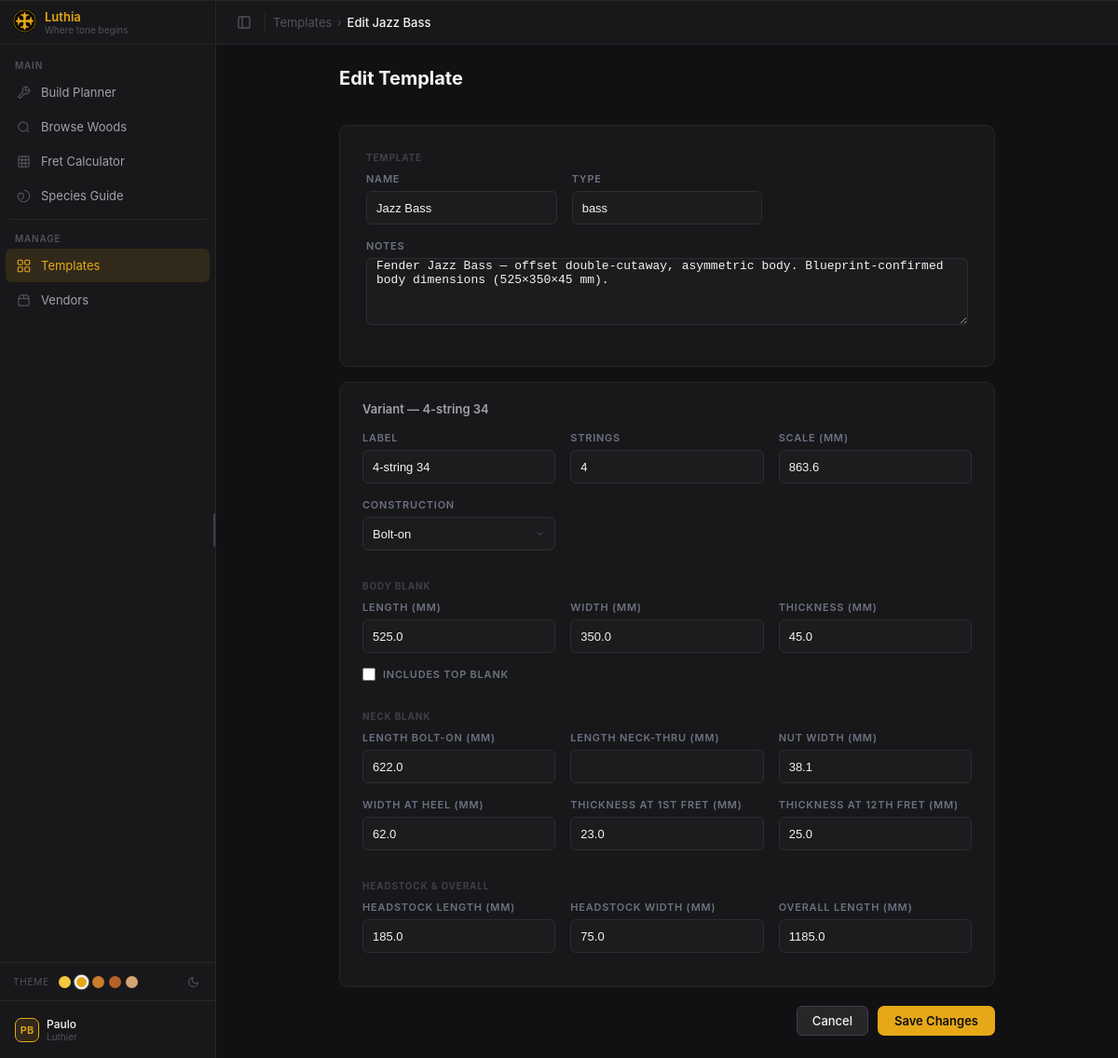
/templates/1/edit, run on the app's committed database.
### models.py (models this page shows)
class InstrumentTemplate(db.Model):
    __tablename__ = 'instrument_templates'
    template_id     = db.Column(db.Integer, primary_key=True)
    name            = db.Column(db.String(100), unique=True, nullable=False)
    instrument_type = db.Column(db.String(50), default='bass')  # 'bass', 'guitar' etc.
    notes           = db.Column(db.Text)
    created_at      = db.Column(db.DateTime, default=datetime.utcnow)
    variants = db.relationship('TemplateVariant', back_populates='template',
                               cascade='all, delete-orphan')
    builds   = db.relationship('Build', back_populates='template')

class TemplateVariant(db.Model):
    __tablename__ = 'template_variants'
    variant_id    = db.Column(db.Integer, primary_key=True)
    template_id   = db.Column(db.Integer, db.ForeignKey('instrument_templates.template_id'),
                               nullable=False)
    label         = db.Column(db.String(100), nullable=False)  # e.g. '4-string 34"'
    strings       = db.Column(db.Integer, nullable=False, default=4)
    scale_mm      = db.Column(db.Float, nullable=False, default=864.0)  # 34" = 863.6 mm
    body_length_mm    = db.Column(db.Float)
    body_width_mm     = db.Column(db.Float)
    body_thickness_mm = db.Column(db.Float)
    neck_length_mm        = db.Column(db.Float)  # bolt-on: nut to heel
    neck_length_thru_mm   = db.Column(db.Float)  # neck-through: nut to body tail
    neck_thickness_1f_mm  = db.Column(db.Float)  # thickness at 1st fret
    neck_thickness_12f_mm = db.Column(db.Float)  # thickness at 12th fret
    nut_width_mm          = db.Column(db.Float)
    neck_width_heel_mm    = db.Column(db.Float)  # width at heel / 24th fret end
    headstock_length_mm = db.Column(db.Float)
    headstock_width_mm  = db.Column(db.Float)
    overall_length_mm = db.Column(db.Float)
    construction = db.Column(db.String(20), default='bolt-on')  # 'bolt-on' or 'neck-through'
    has_top      = db.Column(db.Boolean, default=False)
    created_at = db.Column(db.DateTime, default=datetime.utcnow)
    template = db.relationship('InstrumentTemplate', back_populates='variants')
    builds   = db.relationship('Build', back_populates='variant')

### routes/templates.py (the view)
@templates_bp.route('/templates/<int:template_id>/edit', methods=['GET', 'POST'])
def templates_edit(template_id):
    t      = InstrumentTemplate.query.get_or_404(template_id)
    errors = []
    if request.method == 'POST':
        errors = _save_template(t)
        if not errors:
            return '<script>window.location="/templates"</script>'
    variants = sorted(t.variants, key=lambda v: (v.strings, v.scale_mm))
    return render_template(
        'templates/edit.html',
        t=t,
        variants=variants,
        errors=errors,
        active_nav='templates',
        breadcrumb=[('Templates', '/templates'), (f'Edit {t.name}', None)],
        page_title=f'Luthia · Templates · Edit {t.name}',
    )

### templates/templates/edit.html (shortened to what this page needs)
{% extends 'base.html' %}
{% from 'macros/instrument_templates.html' import variant_edit %}
{% block extra_css %}
<link rel="stylesheet" href="/static/builds.css">
{% endblock %}
{% block content %}
<div class="builds-wrap builds-wrap--narrow" style="max-width:760px;">
  <div class="page-title-bar">
    <div class="page-title">Edit Template</div>
  </div>
  <form method="POST">
    <div class="form-card" style="margin-bottom:16px;">
      <div class="tpl-edit-section-label" style="margin-top:0;">Template</div>
      <div class="tpl-edit-grid">
        <div class="form-group">
          <label class="filter-label">Name</label>
          <input type="text" name="name" class="filter-input" value="{{ t.name }}" required>
        </div>
        <div class="form-group">
          <label class="filter-label">Type</label>
          <input type="text" name="instrument_type" class="filter-input"
                 value="{{ t.instrument_type or '' }}" placeholder="e.g. bass, guitar">
        </div>
      </div>
      <div class="form-group">
        <label class="filter-label">Notes</label>
        <textarea name="notes" class="filter-input"
                  style="height:72px;resize:vertical;">{{ t.notes or '' }}</textarea>
      </div>
    </div>
    {% for v in variants %}
      {{ variant_edit(v) }}
    {% endfor %}
    <div style="display:flex;justify-content:flex-end;gap:10px;margin-top:20px;">
      <a href="/templates" class="btn-primary">Cancel</a>
      <button type="submit" class="btn-new-build">Save Changes</button>
    </div>
  </form>
</div>
{% endblock %}

### templates/macros/instrument_templates.html (shortened to what this page needs)
{% macro variant_edit(v) %}
{% set prefix = 'v' ~ v.variant_id ~ '_' %}
<div class="tpl-edit-variant">
  <div class="tpl-edit-variant-title">Variant — {{ v.label }}</div>
  <div class="tpl-edit-grid">
    <div class="form-group">
      <label class="filter-label">Label</label>
      <input type="text" name="{{ prefix }}label" class="filter-input" value="{{ v.label }}" required>
    </div>
    <div class="form-group">
      <label class="filter-label">Strings</label>
      <input type="number" name="{{ prefix }}strings" class="filter-input" value="{{ v.strings }}" min="1" max="12" required>
    </div>
    <div class="form-group">
      <label class="filter-label">Scale (mm)</label>
      <input type="number" name="{{ prefix }}scale_mm" class="filter-input" value="{{ v.scale_mm if v.scale_mm is not none else '' }}" step="0.1" required>
    </div>
    <div class="form-group">
      <label class="filter-label">Construction</label>
      <select name="{{ prefix }}construction" class="filter-select">
        <option value="bolt-on" {% if v.construction == 'bolt-on' %}selected{% endif %}>Bolt-on</option>
      </select>
    </div>
  </div>
  <div class="tpl-edit-section-label">Body Blank</div>
  <div class="tpl-edit-grid">
    <div class="form-group">
      <label class="filter-label">Length (mm)</label>
      <input type="number" name="{{ prefix }}body_length_mm" class="filter-input" value="{{ v.body_length_mm if v.body_length_mm is not none else '' }}" step="0.1">
    </div>
    <div class="form-group">
      <label class="filter-label">Width (mm)</label>
      <input type="number" name="{{ prefix }}body_width_mm" class="filter-input" value="{{ v.body_width_mm if v.body_width_mm is not none else '' }}" step="0.1">
    </div>
    <div class="form-group">
      <label class="filter-label">Thickness (mm)</label>
      <input type="number" name="{{ prefix }}body_thickness_mm" class="filter-input" value="{{ v.body_thickness_mm if v.body_thickness_mm is not none else '' }}" step="0.1">
    </div>
    <div class="form-group">
      <label class="filter-label" style="display:flex;align-items:center;gap:8px;">
        <input type="checkbox" name="{{ prefix }}has_top" value="1" {% if v.has_top %}checked{% endif %}
               class="accent-checkbox" style="width:14px;height:14px;">
        Includes top blank
      </label>
    </div>
  </div>
  <div class="tpl-edit-section-label">Neck Blank</div>
  <div class="tpl-edit-grid">
    <div class="form-group">
      <label class="filter-label">Length bolt-on (mm)</label>
      <input type="number" name="{{ prefix }}neck_length_mm" class="filter-input" value="{{ v.neck_length_mm if v.neck_length_mm is not none else '' }}" step="0.1">
    </div>
    <div class="form-group">
      <label class="filter-label">Length neck-thru (mm)</label>
      <input type="number" name="{{ prefix }}neck_length_thru_mm" class="filter-input" value="{{ v.neck_length_thru_mm if v.neck_length_thru_mm is not none else '' }}" step="0.1">
    </div>
    <div class="form-group">
      <label class="filter-label">Nut width (mm)</label>
      <input type="number" name="{{ prefix }}nut_width_mm" class="filter-input" value="{{ v.nut_width_mm if v.nut_width_mm is not none else '' }}" step="0.1">
    </div>
    <div class="form-group">
      <label class="filter-label">Width at heel (mm)</label>
      <input type="number" name="{{ prefix }}neck_width_heel_mm" class="filter-input" value="{{ v.neck_width_heel_mm if v.neck_width_heel_mm is not none else '' }}" step="0.1">
    </div>
    <div class="form-group">
      <label class="filter-label">Thickness at 1st fret (mm)</label>
      <input type="number" name="{{ prefix }}neck_thickness_1f_mm" class="filter-input" value="{{ v.neck_thickness_1f_mm if v.neck_thickness_1f_mm is not none else '' }}" step="0.1">
    </div>
    <div class="form-group">
      <label class="filter-label">Thickness at 12th fret (mm)</label>
      <input type="number" name="{{ prefix }}neck_thickness_12f_mm" class="filter-input" value="{{ v.neck_thickness_12f_mm if v.neck_thickness_12f_mm is not none else '' }}" step="0.1">
    </div>
  </div>
  <div class="tpl-edit-section-label">Headstock &amp; Overall</div>
  <div class="tpl-edit-grid">
    <div class="form-group">
      <label class="filter-label">Headstock length (mm)</label>
      <input type="number" name="{{ prefix }}headstock_length_mm" class="filter-input" value="{{ v.headstock_length_mm if v.headstock_length_mm is not none else '' }}" step="0.1">
    </div>
    <div class="form-group">
      <label class="filter-label">Headstock width (mm)</label>
      <input type="number" name="{{ prefix }}headstock_width_mm" class="filter-input" value="{{ v.headstock_width_mm if v.headstock_width_mm is not none else '' }}" step="0.1">
    </div>
    <div class="form-group">
      <label class="filter-label">Overall length (mm)</label>
      <input type="number" name="{{ prefix }}overall_length_mm" class="filter-input" value="{{ v.overall_length_mm if v.overall_length_mm is not none else '' }}" step="0.1">
    </div>
  </div>
</div>
{% endmacro %}

### static/luthia-dark.css (style rules this page uses)
*, *::before, *::after { box-sizing: border-box; margin: 0; padding: 0; }
body { font-family: -apple-system, BlinkMacSystemFont, 'Segoe UI', sans-serif; background: #111113; color: #f4f4f5; font-size: 14px; display: flex; height: 100vh; overflow: hidden; }
.filter-label { font-size: 11px; font-weight: 600; color: #6b7280; text-transform: uppercase; letter-spacing: 0.07em; }
.filter-select, .filter-input { height: 36px; background: #1c1c1e; border: 1px solid #2e2e32; border-radius: 6px; color: #f4f4f5; font-size: 13px; padding: 0 28px 0 10px; width: 100%; appearance: none; -webkit-appearance: none; cursor: pointer; outline: none; background-repeat: no-repeat; background-position: right 9px center; transition: border-color 0.15s; }
.filter-input { padding: 0 10px; background-image: none; }
.filter-select option { background: #1c1c1e; color: #f4f4f5; }
:root, [data-theme="amber"] { --sidebar-width: 232px; --sidebar-width-collapsed: 52px; --sidebar-transition: 220ms cubic-bezier(0.4, 0, 0.2, 1); --header-height: 48px; --accent: #e6a817; --accent-dim: rgba(230, 168, 23, 0.12); --accent-text: #0e0e10; --panel-bg: #18181b; --border-color: #27272a; --text-primary: #f4f4f5; --text-secondary: #d4d4d8; --text-muted: #52525b; --hover-bg: rgba(255,255,255,0.06); --input-bg: rgba(255,255,255,0.06); --surface-2: rgba(255,255,255,0.04); }
.page-title { font-size: 20px; font-weight: 700; color: #f4f4f5; margin-bottom: 3px; }
.page-title-bar { display: flex; justify-content: space-between; align-items: flex-start; margin-bottom: 20px; min-height: 42px; }

### static/builds.css (style rules this page uses)
.builds-wrap { max-width: 1400px; margin: 0 auto; padding: 24px 28px; }
.builds-wrap--narrow { max-width: 560px; }
.btn-primary { display:inline-flex; align-items:center; gap:6px; font-family:inherit; font-size:13px; font-weight:500; color:#f4f4f5; background:#27272a; border:1px solid #3f3f46; border-radius:6px; padding:7px 16px; cursor:pointer; text-decoration:none; transition:background .15s,border-color .15s; }
.page-title-bar { display:flex; justify-content:space-between; align-items:flex-start; margin-bottom:20px; min-height: 42px; }
.page-title { font-size:20px; font-weight:700; color:#f4f4f5; margin-bottom:3px; }
.btn-new-build { display:inline-flex; align-items:center; gap:6px; font-family:inherit; font-size:13px; font-weight:600; color:var(--accent-text); background:var(--accent); border:none; border-radius:7px; padding:8px 18px; cursor:pointer; text-decoration:none; transition:background .15s; white-space:nowrap; }
.form-card { background:#18181b; border:1px solid #27272a; border-radius:10px; padding:28px; }
.form-group { display:flex; flex-direction:column; gap:6px; margin-bottom:16px; }
.tpl-edit-variant { background:#18181b; border:1px solid #27272a; border-radius:10px; padding:20px 24px; margin-bottom:12px; }
.tpl-edit-variant-title { font-size:13px; font-weight:600; color:#a1a1aa; margin-bottom:16px; }
.tpl-edit-section-label { font-size:10px; font-weight:700; color:#3f3f46; text-transform:uppercase; letter-spacing:.08em; margin:16px 0 10px; }
.tpl-edit-grid { display:grid; grid-template-columns:repeat(auto-fill,minmax(180px,1fr)); gap:0 16px; }
.accent-checkbox { accent-color:var(--accent); }

### data on the page
InstrumentTemplate: name "Jazz Bass", instrument_type "bass", notes "Fender Jazz Bass — offset double-cutaway, asymmetric body. Blueprint-confirmed body dimensions (525×350×45 mm)."
TemplateVariant: label "4-string 34", strings "4", scale_mm "863.6", construction "Bolt-on", body_length_mm "525.0", body_width_mm "350.0", body_thickness_mm "45.0", neck_length_mm "622.0", nut_width_mm "38.1", neck_width_heel_mm "62.0", neck_thickness_1f_mm "23.0", neck_thickness_12f_mm "25.0", headstock_length_mm "185.0", headstock_width_mm "75.0", overall_length_mm "1185.0"

### other printed values
{{ label }} "Templates"
{{ label }} "Edit Jazz Bass"
